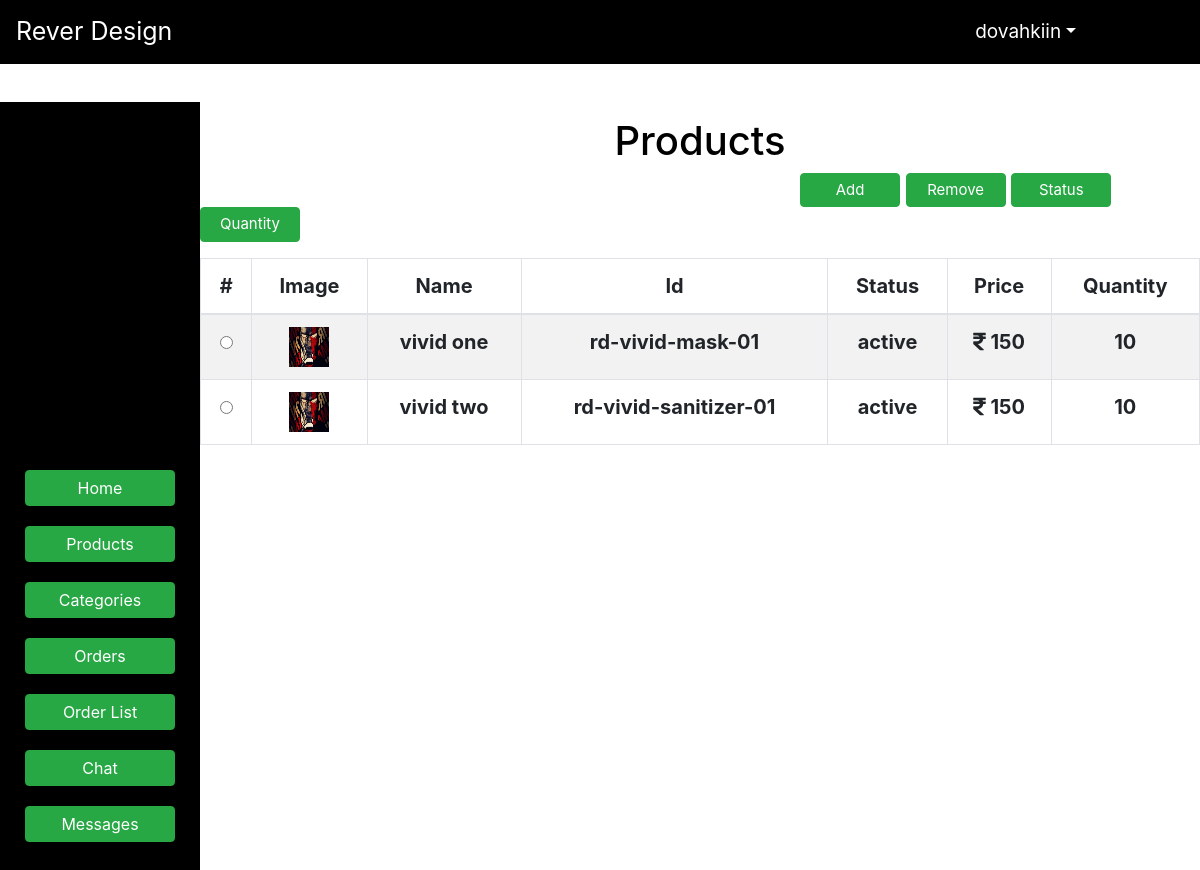
The app's page /admin/index.php?qtup=true (signed in) with its own data.
### tables this page shows
CREATE TABLE `products` (
  `id` int(100) NOT NULL,
  `name` varchar(255) NOT NULL,
  `category` varchar(255) NOT NULL,
  `productid` varchar(255) NOT NULL,
  `status` varchar(255) NOT NULL,
  `price` int(11) NOT NULL,
  `quantity` int(11) NOT NULL,
  `image` varchar(255) NOT NULL
);

### admin/index.php (the view, shortened to what this page needs)
<?php include "../includes/db.php"; ?>
<?php
  $session_status = false;
  if(isset($_SESSION['user'])){
    $session_status = true;
  }else{
    header("Location: ../");
  }
?>
<!DOCTYPE html>
<html lang="en">
<head>
  <link rel="stylesheet" href="../css/bootstrap.css">
  <link rel="stylesheet" href="../css/style.css">
  <link rel="stylesheet" href="../css/all.min.css">
</head>
<body>
  <nav class="navbar navbar-expand-lg navbar-dark bg-dark">
        <a class="navbar-brand" href="../">Rever Design</a>
        <div class="collapse navbar-collapse" id="navbarSupportedContent">
          <ul class="navbar-nav ml-auto">
            <?php
              if(!$session_status){
                echo '<li class="nav-item">';
                echo '<a class="nav-link" href="../login/" tabindex="-1"><i class="fas fa-sign-in-alt"></i> Login</a>';
                echo '</li>';
              }else if($session_status){
                echo '<li class="nav-item dropdown">';
                echo '<a class="nav-link dropdown-toggle" href="#" id="navbarDropdown" role="button" data-toggle="dropdown" aria-haspopup="true" aria-expanded="false">';
                echo $_SESSION['user'];
                echo '</a>';
                echo '</li>';
              }
            ?>
          </ul>
        </div>
  </nav>
  <div class="wrapper">
      <button class="btn btn-success" id="home">Home</button>
      <button class="btn btn-success" id="product">Products</button>
      <button class="btn btn-success" id="category">Categories</button>
      <button class="btn btn-success" id="order">Orders</button>
      <button class="btn btn-success" id="orderl">Order List</button>
      <button class="btn btn-success" id="chat">Chat</button>
      <button class="btn btn-success" id="msg">Messages</button>
  </div>
  <div class="content">
    <div class="wrapperforitems productc" style="display: none;">
      <h1 style="padding-top: 15px;">Products</h1>
      <p class="btn-holder">
        <button class="btn btn-success" id="addproduct">Add</button>
        <button class="btn btn-success" id="remproduct">Remove</button>
        <button class="btn btn-success" id="changeproduct">Status</button>
        <button class="btn btn-success" id="updateproduct">Quantity</button>
      </p>
      <p class="table-holder">
          <table class="table table-striped table-bordered">
            <thead>
              <tr>
                <th scope="col">#</th>
                <th scope="col">Image</th>
                <th scope="col">Name</th>
                <th scope="col">Id</th>
                <th scope="col">Status</th>
                <th scope="col">Price</th>
                <th scope="col">Quantity</th>
              </tr>
            </thead>
            <tbody>
              <?php
                $query = "SELECT * FROM products";
                $result = mysqli_query($conn,$query);
                if(!$result){
                  die("error");
                }else{
                  while($row= mysqli_fetch_assoc($result)){
                    $name = $row['name'];
                    $image = $row['image'];
                    $id = $row['id'];
                    $productid = $row['productid'];
                    $status = $row['status'];
                    $sell = $row['price'];
                    $quantity = $row['quantity'];
                    echo '<tr>';
                    echo '<th scope="row"><input type="radio" name="id" id="id" value="'.$id.'"></th>';
                    echo '<th><img src="'.$image.'" alt="" srcset="" style="width:40px;height:40px;"></th>';
                    echo '<th>'.$name.'</th>';
                    echo '<th>'.$productid.'</th>';
                    echo '<th>'.$status.'</th>';
                    echo '<th><i class="fas fa-rupee-sign"></i> '.$sell.'</th>';
                    echo '<th>'.$quantity.'</th>';
                    echo '</tr>';
                  }
                }
              ?>
            </tbody>
          </table>
      </p>
    </div>
  </div>
</body>
</html>

### css/style.css (style rules this page uses)
body { padding:0; margin: 0; }
.navbar a { color: white; text-decoration: none; font-size: 19px; }
.navbar-brand { font-size: 25px !important; }
.navbar-nav { padding-right: 100px; }
.wrapper { width: 200px; height: 100%; background-color: black; position: absolute; top:9%; left: 0; display: flex; align-items: center; justify-content: center; flex-direction: column; }
.wrapper button { margin-bottom: 20px; width: 150px; height: auto; padding: 5px; }
.content { width: calc(100% - 200px); height: 100%; position: absolute; top:9%; right: 0; display: flex; align-items: center; justify-content: start; flex-direction: column; font-size: 20px; color: black; }
.wrapperforitems { width: 100%; height: 100%; }
.wrapperforitems h1 { text-align: center; }
.btn-holder button { width: 100px; padding: 5px; font-size: 15px; }
.btn-holder button:nth-child(1) { margin-left: 60%; }
* table { text-align: center; }
.bg-dark { background-color: #000000 !important; }
.navbar-dark .navbar-nav .nav-link { color: white; }

### records on screen
products: image (picture), name "vivid one", productid "rd-vivid-mask-01", status "active", price "150", quantity "10"
products: image (picture), name "vivid two", productid "rd-vivid-sanitizer-01", status "active", price "150", quantity "10"

### other values on screen
$_SESSION['user'] "dovahkiin"
